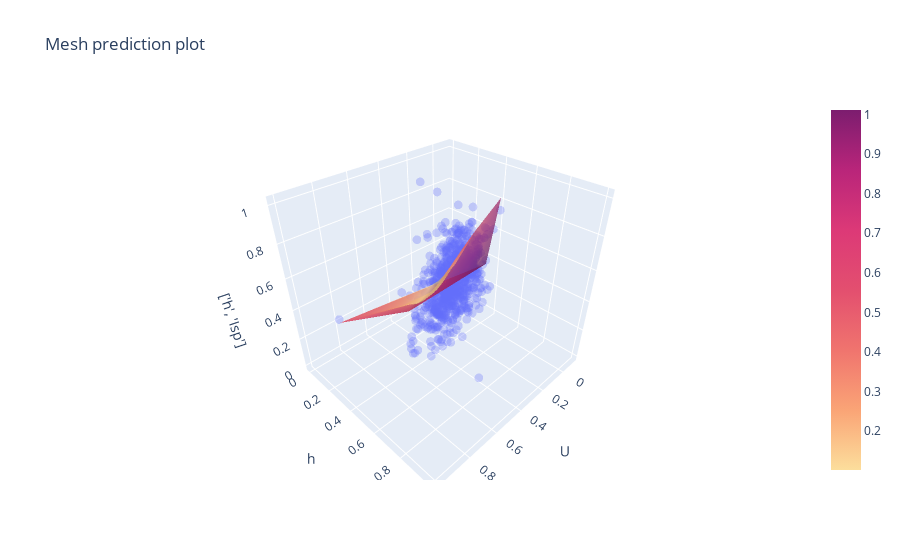

Write notebook code for a chart like this one.
### Code cell
net.plot3d()

### Figure 1 — Plotly figure (JSON) as saved in the notebook; plotly's stock layout.template omitted (floating-point values rounded to 4 significant figures; data arrays with more than 128 entries replaced by an {"elided": "..."} marker saying what was removed)
{"data": [{"hovertemplate": "U=%{x}<br>h=%{y}<br>['h', 'Isp']=%{z}<extra></extra>", "legendgroup": "", "marker": {"color": "#636efa", "opacity": 0.3, "size": 3, "symbol": "circle"}, "mode": "markers", "name": "", "scene": "scene", "showlegend": false, "type": "scatter3d", "x": {"elided": "800 float values"}, "y": {"elided": "800 float values"}, "z": {"elided": "800 float values"}}, {"colorscale": [[0, "rgb(252, 222, 156)"], [0.1667, "rgb(250, 164, 118)"], [0.3333, "rgb(240, 116, 110)"], [0.5, "rgb(227, 79, 111)"], [0.6667, "rgb(220, 57, 119)"], [0.8333, "rgb(185, 37, 122)"], [1, "rgb(124, 29, 111)"]], "intensity": {"elided": "800 float values"}, "opacity": 0.7, "type": "mesh3d", "x": {"elided": "800 float values"}, "y": {"elided": "800 float values"}, "z": {"elided": "800 float values"}}], "layout": {"legend": {"tracegroupgap": 0}, "plot_bgcolor": "#888888", "scene": {"domain": {"x": [0, 1], "y": [0, 1]}, "xaxis": {"title": {"text": "U"}}, "yaxis": {"title": {"text": "h"}}, "zaxis": {"title": {"text": "['h', 'Isp']"}}}, "title": {"text": "Mesh prediction plot"}}}
